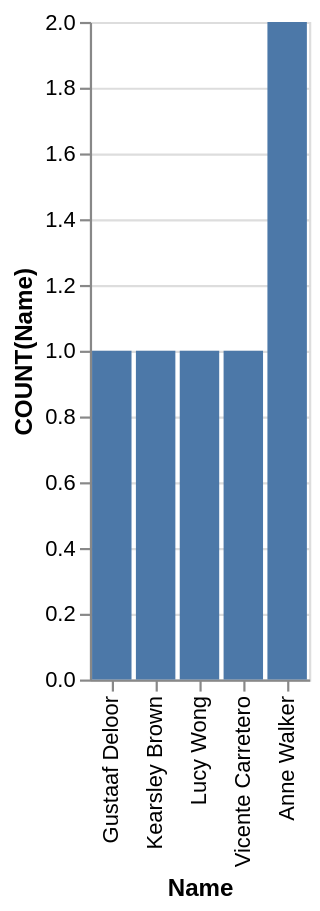

Vega-Lite specification for this chart:
### Vega-Lite specification from a JSON file in a GitHub repository (floating-point values rounded to 4 significant figures)
{"data": {"values": [{"x_data": "Anne Walker", "y_data": 2}, {"x_data": "Gustaaf Deloor", "y_data": 1}, {"x_data": "Kearsley Brown", "y_data": 1}, {"x_data": "Lucy Wong", "y_data": 1}, {"x_data": "Vicente Carretero", "y_data": 1}]}, "mark": "bar", "encoding": {"x": {"field": "x_data", "type": "nominal", "title": "Name", "sort": {"op": "sum", "field": "y_data", "order": "ascending"}}, "y": {"field": "y_data", "type": "quantitative", "title": "COUNT(Name)"}}}
